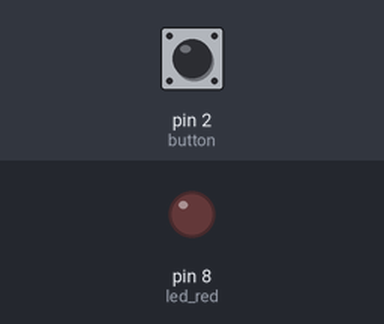
Bench run of a sketch on a simulated Arduino Uno, built with avr-gcc and run on an emulated ATmega328P. On the bench: output pins drawn as LEDs (lit = HIGH). The inputs (shaded band) are chosen by the test bench; at power-on: pin 2 (button) LOW. What the sketch prints to the serial monitor is not drawn.

Above: at 1.2 s.
1.3 s: pin 2 (button) pulled HIGH for 0.15 s
At 1.37 s:
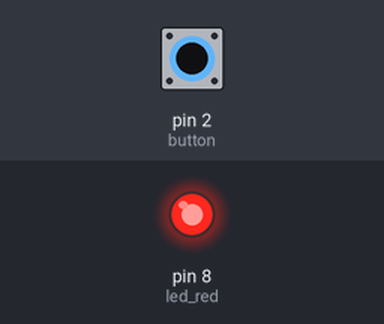
2.9 s: pin 2 (button) pulled HIGH for 3.2 s
At 6.8 s:
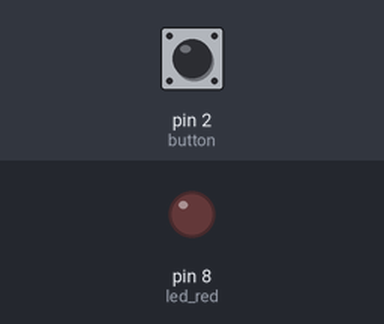
Timing chart, 0 to 8.3 s (numbered marks = the images above; inputs shaded):
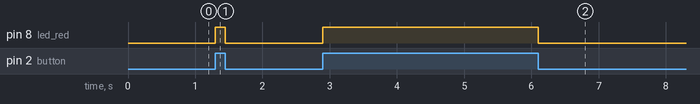

The sketch:

pushLed.ino
```cpp
int led_red = 8;
int button = 2;
int val = 0;
void setup()
{ Serial.begin(115200);
  pinMode(led_red, OUTPUT);
  pinMode(button, INPUT);
}

void loop(){
  val = digitalRead(button);
  Serial.print(val);
  if (val == HIGH) {
  digitalWrite(led_red,HIGH);
}
  else digitalWrite    (led_red, LOW);
}
```

Measured:
- after the input at 1.3 s, pin 8 (led_red): LOW → HIGH at once, → LOW 0.15 s later
- after the input at 2.9 s, pin 8 (led_red): LOW → HIGH at once, → LOW 3.2 s later
